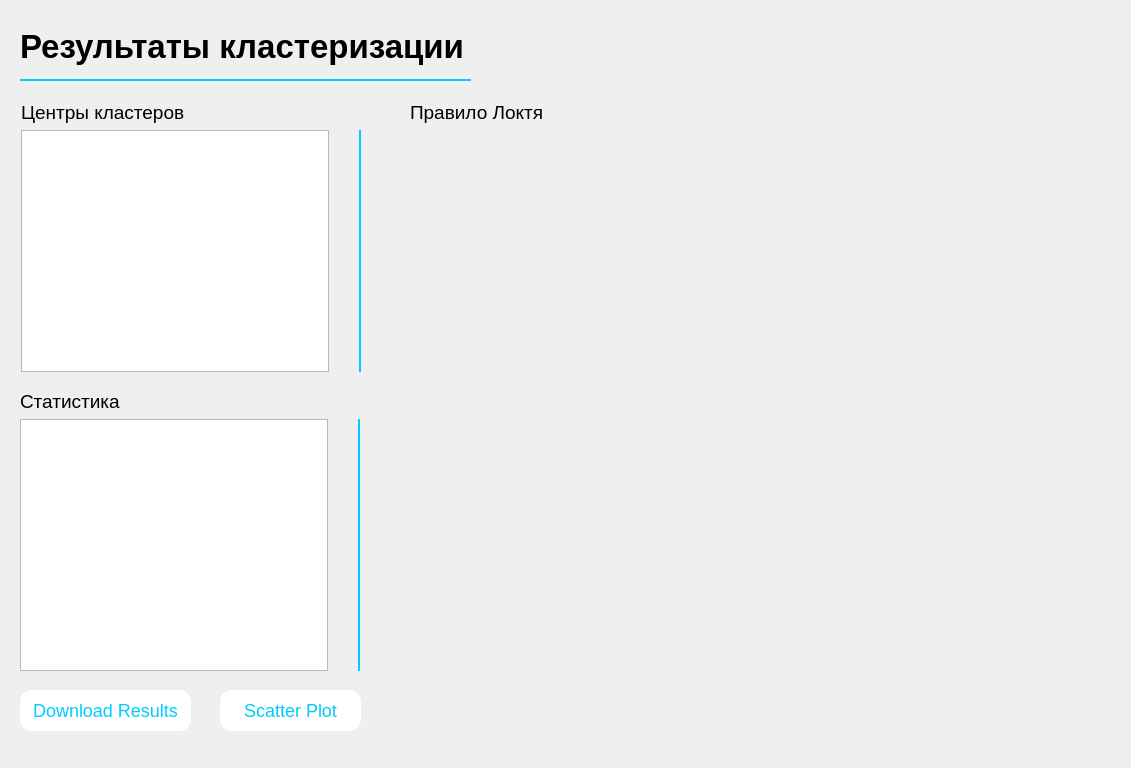
<?xml version="1.0" encoding="UTF-8"?>
<ui version="4.0">
 <class>ClusterResultsWindow</class>
 <widget class="QDialog" name="ClusterResultsWindow">
  <property name="geometry">
   <rect>
    <x>0</x>
    <y>0</y>
    <width>1131</width>
    <height>768</height>
   </rect>
  </property>
  <property name="windowTitle">
   <string>Dialog</string>
  </property>
  <widget class="QWidget" name="layoutWidget">
   <property name="geometry">
    <rect>
     <x>20</x>
     <y>20</y>
     <width>451</width>
     <height>62</height>
    </rect>
   </property>
   <layout class="QVBoxLayout" name="verticalLayout">
    <item>
     <widget class="QLabel" name="label">
      <property name="styleSheet">
       <string notr="true">font-size: 33px;
font-weight: 600;</string>
      </property>
      <property name="text">
       <string>Результаты кластеризации</string>
      </property>
     </widget>
    </item>
    <item>
     <widget class="QFrame" name="frame">
      <property name="enabled">
       <bool>true</bool>
      </property>
      <property name="styleSheet">
       <string notr="true">color: rgb(0, 204, 255);</string>
      </property>
      <property name="frameShape">
       <enum>QFrame::Shape::HLine</enum>
      </property>
      <property name="frameShadow">
       <enum>QFrame::Shadow::Plain</enum>
      </property>
      <property name="lineWidth">
       <number>2</number>
      </property>
     </widget>
    </item>
   </layout>
  </widget>
  <widget class="QLabel" name="elbow_title_lbl">
   <property name="geometry">
    <rect>
     <x>410</x>
     <y>90</y>
     <width>181</width>
     <height>44</height>
    </rect>
   </property>
   <property name="styleSheet">
    <string notr="true">font-size: 19px;
font-weight: 400;</string>
   </property>
   <property name="text">
    <string>Правило Локтя</string>
   </property>
  </widget>
  <widget class="QPushButton" name="fileButton">
   <property name="geometry">
    <rect>
     <x>20</x>
     <y>690</y>
     <width>171</width>
     <height>41</height>
    </rect>
   </property>
   <property name="cursor">
    <cursorShape>PointingHandCursor</cursorShape>
   </property>
   <property name="styleSheet">
    <string notr="true">QPushButton#fileButton{
	font-size: 18px;
	color: rgb(0, 204, 255);	
	border-radius: 12px;
	background-color: white;
}

QPushButton:hover#fileButton{
	background-color: rgb(230, 250, 255);
}
</string>
   </property>
   <property name="text">
    <string>Download Results</string>
   </property>
   <property name="autoDefault">
    <bool>true</bool>
   </property>
  </widget>
  <widget class="QPushButton" name="clusterScatterButton">
   <property name="geometry">
    <rect>
     <x>220</x>
     <y>690</y>
     <width>141</width>
     <height>41</height>
    </rect>
   </property>
   <property name="cursor">
    <cursorShape>PointingHandCursor</cursorShape>
   </property>
   <property name="styleSheet">
    <string notr="true">QPushButton#clusterScatterButton{
	font-size: 18px;
	color: rgb(0, 204, 255);	
	border-radius: 12px;
	background-color: white;
}

QPushButton:hover#clusterScatterButton{
	background-color: rgb(230, 250, 255);
}
</string>
   </property>
   <property name="text">
    <string>Scatter Plot</string>
   </property>
   <property name="autoDefault">
    <bool>true</bool>
   </property>
  </widget>
  <widget class="QLabel" name="elbow_lbl">
   <property name="enabled">
    <bool>true</bool>
   </property>
   <property name="geometry">
    <rect>
     <x>400</x>
     <y>130</y>
     <width>711</width>
     <height>501</height>
    </rect>
   </property>
   <property name="midLineWidth">
    <number>2</number>
   </property>
   <property name="text">
    <string/>
   </property>
  </widget>
  <widget class="QWidget" name="layoutWidget">
   <property name="geometry">
    <rect>
     <x>21</x>
     <y>101</y>
     <width>341</width>
     <height>271</height>
    </rect>
   </property>
   <layout class="QVBoxLayout" name="verticalLayout_2">
    <item>
     <widget class="QLabel" name="centers_lbl">
      <property name="styleSheet">
       <string notr="true">font-size: 19px;
font-weight: 400;</string>
      </property>
      <property name="text">
       <string>Центры кластеров</string>
      </property>
     </widget>
    </item>
    <item>
     <layout class="QHBoxLayout" name="horizontalLayout">
      <property name="spacing">
       <number>30</number>
      </property>
      <item>
       <widget class="QTableView" name="centersView"/>
      </item>
      <item>
       <widget class="QFrame" name="frame_2">
        <property name="autoFillBackground">
         <bool>false</bool>
        </property>
        <property name="styleSheet">
         <string notr="true">color: rgb(0, 204, 255);</string>
        </property>
        <property name="frameShape">
         <enum>QFrame::Shape::VLine</enum>
        </property>
        <property name="frameShadow">
         <enum>QFrame::Shadow::Plain</enum>
        </property>
        <property name="lineWidth">
         <number>2</number>
        </property>
        <property name="midLineWidth">
         <number>0</number>
        </property>
       </widget>
      </item>
     </layout>
    </item>
   </layout>
  </widget>
  <widget class="QWidget" name="layoutWidget">
   <property name="geometry">
    <rect>
     <x>20</x>
     <y>390</y>
     <width>341</width>
     <height>281</height>
    </rect>
   </property>
   <layout class="QVBoxLayout" name="verticalLayout_3">
    <item>
     <widget class="QLabel" name="stats_lbl">
      <property name="styleSheet">
       <string notr="true">font-size: 19px;
font-weight: 400;</string>
      </property>
      <property name="text">
       <string>Статистика</string>
      </property>
     </widget>
    </item>
    <item>
     <layout class="QHBoxLayout" name="horizontalLayout_2">
      <property name="spacing">
       <number>30</number>
      </property>
      <item>
       <widget class="QTableView" name="clusterStatsView"/>
      </item>
      <item>
       <widget class="QFrame" name="frame_3">
        <property name="autoFillBackground">
         <bool>false</bool>
        </property>
        <property name="styleSheet">
         <string notr="true">color: rgb(0, 204, 255);</string>
        </property>
        <property name="frameShape">
         <enum>QFrame::Shape::VLine</enum>
        </property>
        <property name="frameShadow">
         <enum>QFrame::Shadow::Plain</enum>
        </property>
        <property name="lineWidth">
         <number>2</number>
        </property>
        <property name="midLineWidth">
         <number>0</number>
        </property>
       </widget>
      </item>
     </layout>
    </item>
   </layout>
  </widget>
 </widget>
 <resources/>
 <connections/>
</ui>
